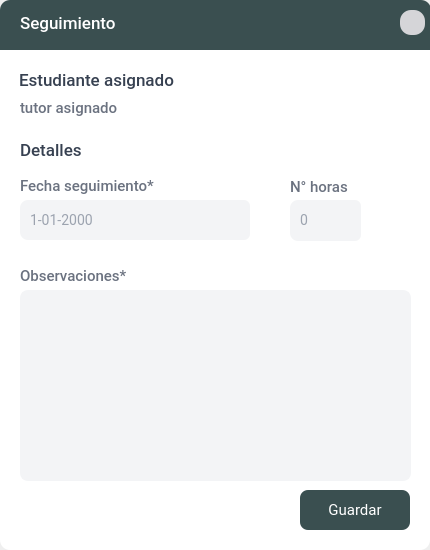
<?xml version="1.0" encoding="UTF-8"?>
<ui version="4.0">
 <class>SeguimientoNuevo</class>
 <widget class="QDialog" name="SeguimientoNuevo">
  <property name="enabled">
   <bool>true</bool>
  </property>
  <property name="geometry">
   <rect>
    <x>0</x>
    <y>0</y>
    <width>430</width>
    <height>550</height>
   </rect>
  </property>
  <property name="minimumSize">
   <size>
    <width>430</width>
    <height>550</height>
   </size>
  </property>
  <property name="maximumSize">
   <size>
    <width>580</width>
    <height>550</height>
   </size>
  </property>
  <property name="windowTitle">
   <string>Seguimiento</string>
  </property>
  <property name="windowIcon">
   <iconset>
    <normaloff>:/prefijoNuevo/logo.png</normaloff>:/prefijoNuevo/logo.png</iconset>
  </property>
  <property name="styleSheet">
   <string notr="true">QTableWidget {
outline: 0px;
border:5px solid #f3f4f6;
border-radius:15px;
font-family: Roboto;
font-style: normal;
font-weight: normal;
font-size: 15px;
line-height: 19px;
letter-spacing: 0.02em;
color: #6B7280;
}


/* cabezera*/
QHeaderView::section {
background-color:#f1f2f3;
border-style: none;
height:40px;
font-family: &quot;Roboto&quot;;
font-style: normal;
font-weight: normal;
font-size: 13px;
line-height: 14px;
letter-spacing: 0.04em;
text-transform: uppercase;
color: #6B7280;


}


QHeaderView::section:horizontal{
font-family: Roboto;
font-style: normal;
font-weight: normal;
font-size: 14px;
line-height: 14px;
letter-spacing: 0.04em;
text-transform: uppercase;
color: #212529;

}


QTableWidget::disabled{
    background-color:#acacac;
    border: 1px solid #32414B;
    color: #656565;
    gridline-color: #656565;}

/*bordes internos*/
QTableWidget::item {
	border-bottom: 3px solid #f3f4f6;

}

QTableWidget:item:selected{
	background:white;/*color-seleccion*/
color: #2c3d3e;
}





/*SCROLL VERTICAL*/

QScrollBar:vertical{
	background: #f3f4f6;
	width: 11px; 
	margin: 0px 0px 0px 0px;
}

QScrollBar::handle:vertical{
	background: #cdcecf;
    border-radius:3px;
	margin: 0px 0px 3px 2px;
}

QScrollBar::add-line:vertical {
	height: 0px;
}

QScrollBar::sub-line:vertical {
	height: 0 px;
}


/*SCROLL HORIZONTAL*/

QScrollBar:horizontal{
	background: #f3f4f6;
	height: 11px; 
	margin: 0px 0px 0px 0px;
}

QScrollBar::handle:horizontal{
	background: #cdcecf;
    border-radius:3px;
	margin: 3px 2px 0px 0px;
}

QScrollBar::add-line:horizontal{
	height: 0px;
}

QScrollBar::sub-line:horizontal{
	height: 0 px;
}

</string>
  </property>
  <layout class="QGridLayout" name="gridLayout">
   <property name="leftMargin">
    <number>0</number>
   </property>
   <property name="topMargin">
    <number>0</number>
   </property>
   <property name="rightMargin">
    <number>0</number>
   </property>
   <property name="bottomMargin">
    <number>0</number>
   </property>
   <item row="0" column="0">
    <widget class="QFrame" name="frame">
     <property name="styleSheet">
      <string notr="true">

#frame{background-color:white;border-radius:10px}


QLabel{
font-family: Roboto;
font-style: bold;
font-weight: 450;
font-size: 15px;
letter-spacing: 0.02em;
color: #6B7280;}




/* PLANTEXT*/
QPlainTextEdit{
font-family: Roboto;
font-style: normal;
font-weight: normal;
font-size: 14px;
letter-spacing: 0.02em;
background: #F3F4F6;
border: 2px solid #F3F4F6;
border-radius: 8px;
color:#9CA3AF;
padding:10px}

QPlainTextEdit::focus{
background: #FFFFFF;
border: 2px solid #344647;
border-radius: 8px;
}


QCheckBox{font-family: Roboto;
font-style: normal;
font-weight: normal;
font-size: 14px;
color:#9CA3AF}


/*SPINBOX*/
QSpinBox{
font-family: Roboto;
font-style: normal;
font-weight: normal;
font-size: 14px;
letter-spacing: 0.02em;
background: #F3F4F6;
color:#9CA3AF;
padding:8px;
border-radius:8px; }

QSpinBox::up-button {
min-width: 25px; min-height: 12px; background-color: #F3F4F6; 
border-radius: 6px;}

QSpinBox::down-button {
min-width: 25px; min-height: 12px; background-color: #F3F4F6; 
border-radius: 6px;}

QSpinBox::up-arrow{
	image: url(:/menu/contraerarriba.png);
     width: 11px;
     height: 11px;
}

QSpinBox::down-arrow{
	image: url(:/menu/contraerabajo.png);
     width:11px;
     height: 11px;}

QSpinBox::focus{
background: #FFFFFF;
border: 2px solid #344647;
border-radius: 8px;
}


QDateEdit{
font-family: Roboto;
font-style: normal;
font-weight: normal;
font-size: 14px;
letter-spacing: 0.02em;
background: #F3F4F6;
color:#9CA3AF;
padding:8px;
border-radius:8px; }

QDateEdit::up-button {
min-width: 25px; min-height: 12px; background-color: #F3F4F6; 
border-radius: 6px;}

QDateEdit::down-button {
min-width: 25px; min-height: 12px; background-color: #F3F4F6; 
border-radius: 6px;}

QDateEdit::up-arrow{
	image: url(:/menu/contraerarriba.png);
     width: 11px;
     height: 11px;
}

QDateEdit::down-arrow{
	image: url(:/menu/contraerabajo.png);
     width: 11px;
     height: 11px;}

QDateEdit::focus{
background: #FFFFFF;
border: 2px solid #344647;
border-radius: 8px;
}







</string>
     </property>
     <property name="frameShape">
      <enum>QFrame::NoFrame</enum>
     </property>
     <property name="frameShadow">
      <enum>QFrame::Plain</enum>
     </property>
     <widget class="QLabel" name="lbl8">
      <property name="geometry">
       <rect>
        <x>19</x>
        <y>70</y>
        <width>371</width>
        <height>21</height>
       </rect>
      </property>
      <property name="font">
       <font>
        <family>Roboto</family>
        <pointsize>-1</pointsize>
        <weight>60</weight>
        <bold>true</bold>
       </font>
      </property>
      <property name="styleSheet">
       <string notr="true">#lbl8{

font-family: Roboto ;
font-style: bold;
font-weight: 480;
font-size: 17px;
line-height: 28px;
letter-spacing: 0.02em;
color: #374151}</string>
      </property>
      <property name="text">
       <string>Estudiante asignado</string>
      </property>
      <property name="alignment">
       <set>Qt::AlignBottom|Qt::AlignLeading|Qt::AlignLeft</set>
      </property>
     </widget>
     <widget class="QFrame" name="frame_2">
      <property name="geometry">
       <rect>
        <x>0</x>
        <y>0</y>
        <width>431</width>
        <height>50</height>
       </rect>
      </property>
      <property name="styleSheet">
       <string notr="true">#frame_2{background: #3A4F50 ;border-top-left-radius: 10px;
border-top-right-radius: 10px;}</string>
      </property>
      <property name="frameShape">
       <enum>QFrame::StyledPanel</enum>
      </property>
      <property name="frameShadow">
       <enum>QFrame::Raised</enum>
      </property>
      <widget class="QLabel" name="lbl_nombre_estudiante">
       <property name="geometry">
        <rect>
         <x>20</x>
         <y>10</y>
         <width>361</width>
         <height>27</height>
        </rect>
       </property>
       <property name="styleSheet">
        <string notr="true">font-family: Roboto;
font-style: normal;
font-weight: 500;
font-size: 17px;
line-height: 40px;
letter-spacing: 0.02em;
color:#ffffff;</string>
       </property>
       <property name="text">
        <string>Seguimiento</string>
       </property>
      </widget>
      <widget class="QToolButton" name="btn_closeseguimiento">
       <property name="geometry">
        <rect>
         <x>400</x>
         <y>10</y>
         <width>25</width>
         <height>25</height>
        </rect>
       </property>
       <property name="focusPolicy">
        <enum>Qt::NoFocus</enum>
       </property>
       <property name="toolTip">
        <string>Cerrar</string>
       </property>
       <property name="styleSheet">
        <string notr="true">#btn_closeseguimiento{
font-family: Roboto;
font-weight: normal;
font-size: 14px;
background-color: #d5d5d8;
color: #6B7280;
border-radius:11px
}

#btn_closeseguimiento:hover{background:#ce4d3a ;
border-radius:11px; }


</string>
       </property>
       <property name="text">
        <string/>
       </property>
       <property name="icon">
        <iconset resource="../image/source.qrc">
         <normaloff>:/menu/x.png</normaloff>:/menu/x.png</iconset>
       </property>
       <property name="iconSize">
        <size>
         <width>13</width>
         <height>13</height>
        </size>
       </property>
       <property name="autoRaise">
        <bool>true</bool>
       </property>
      </widget>
     </widget>
     <widget class="QLabel" name="lbl_nombreestudiante">
      <property name="geometry">
       <rect>
        <x>20</x>
        <y>100</y>
        <width>341</width>
        <height>16</height>
       </rect>
      </property>
      <property name="text">
       <string>tutor asignado</string>
      </property>
     </widget>
     <widget class="QLabel" name="lbl8_2">
      <property name="geometry">
       <rect>
        <x>20</x>
        <y>140</y>
        <width>201</width>
        <height>21</height>
       </rect>
      </property>
      <property name="font">
       <font>
        <family>Roboto</family>
        <pointsize>-1</pointsize>
        <weight>60</weight>
        <bold>true</bold>
       </font>
      </property>
      <property name="styleSheet">
       <string notr="true">#lbl8_2{

font-family: Roboto ;
font-style: bold;
font-weight: 480;
font-size: 17px;
line-height: 28px;
letter-spacing: 0.02em;
color: #374151}</string>
      </property>
      <property name="text">
       <string>Detalles</string>
      </property>
      <property name="alignment">
       <set>Qt::AlignBottom|Qt::AlignLeading|Qt::AlignLeft</set>
      </property>
     </widget>
     <widget class="QDateEdit" name="fecha_seguimiento">
      <property name="geometry">
       <rect>
        <x>20</x>
        <y>200</y>
        <width>230</width>
        <height>40</height>
       </rect>
      </property>
      <property name="cursor">
       <cursorShape>PointingHandCursor</cursorShape>
      </property>
      <property name="styleSheet">
       <string notr="true"/>
      </property>
      <property name="displayFormat">
       <string>d-MM-yyyy</string>
      </property>
      <property name="calendarPopup">
       <bool>false</bool>
      </property>
     </widget>
     <widget class="QLabel" name="label_96">
      <property name="geometry">
       <rect>
        <x>20</x>
        <y>170</y>
        <width>161</width>
        <height>31</height>
       </rect>
      </property>
      <property name="text">
       <string>Fecha seguimiento*</string>
      </property>
     </widget>
     <widget class="QSpinBox" name="spb_numerohoras">
      <property name="enabled">
       <bool>false</bool>
      </property>
      <property name="geometry">
       <rect>
        <x>290</x>
        <y>200</y>
        <width>71</width>
        <height>41</height>
       </rect>
      </property>
     </widget>
     <widget class="QLabel" name="lbl5">
      <property name="geometry">
       <rect>
        <x>290</x>
        <y>175</y>
        <width>101</width>
        <height>21</height>
       </rect>
      </property>
      <property name="styleSheet">
       <string notr="true"/>
      </property>
      <property name="text">
       <string>N° horas</string>
      </property>
      <property name="alignment">
       <set>Qt::AlignBottom|Qt::AlignLeading|Qt::AlignLeft</set>
      </property>
     </widget>
     <widget class="QPlainTextEdit" name="plain_observacion">
      <property name="geometry">
       <rect>
        <x>20</x>
        <y>290</y>
        <width>391</width>
        <height>191</height>
       </rect>
      </property>
     </widget>
     <widget class="QLabel" name="label_97">
      <property name="geometry">
       <rect>
        <x>20</x>
        <y>260</y>
        <width>161</width>
        <height>31</height>
       </rect>
      </property>
      <property name="text">
       <string>Observaciones*</string>
      </property>
     </widget>
     <widget class="QPushButton" name="btn_guardar">
      <property name="geometry">
       <rect>
        <x>300</x>
        <y>490</y>
        <width>110</width>
        <height>40</height>
       </rect>
      </property>
      <property name="minimumSize">
       <size>
        <width>100</width>
        <height>40</height>
       </size>
      </property>
      <property name="maximumSize">
       <size>
        <width>110</width>
        <height>40</height>
       </size>
      </property>
      <property name="cursor">
       <cursorShape>PointingHandCursor</cursorShape>
      </property>
      <property name="focusPolicy">
       <enum>Qt::NoFocus</enum>
      </property>
      <property name="styleSheet">
       <string notr="true">/*  BOTON */

QPushButton{
font-family: Roboto;
font-style: normal;
font-weight: normal;
font-size: 15px;
letter-spacing: 0.02em;
color:white;
padding:8px;
background: #3A4F50;
border-radius: 8px;}

QPushButton:hover{background: #344647;
border-radius: 8px; }
</string>
      </property>
      <property name="text">
       <string>Guardar</string>
      </property>
      <property name="icon">
       <iconset resource="../image/source.qrc">
        <normaloff>:/menu/botonadd.png</normaloff>:/menu/botonadd.png</iconset>
      </property>
      <property name="iconSize">
       <size>
        <width>15</width>
        <height>21</height>
       </size>
      </property>
     </widget>
    </widget>
   </item>
  </layout>
 </widget>
 <resources>
  <include location="../image/source.qrc"/>
  <include location="../image/source.qrc"/>
 </resources>
 <connections/>
</ui>
